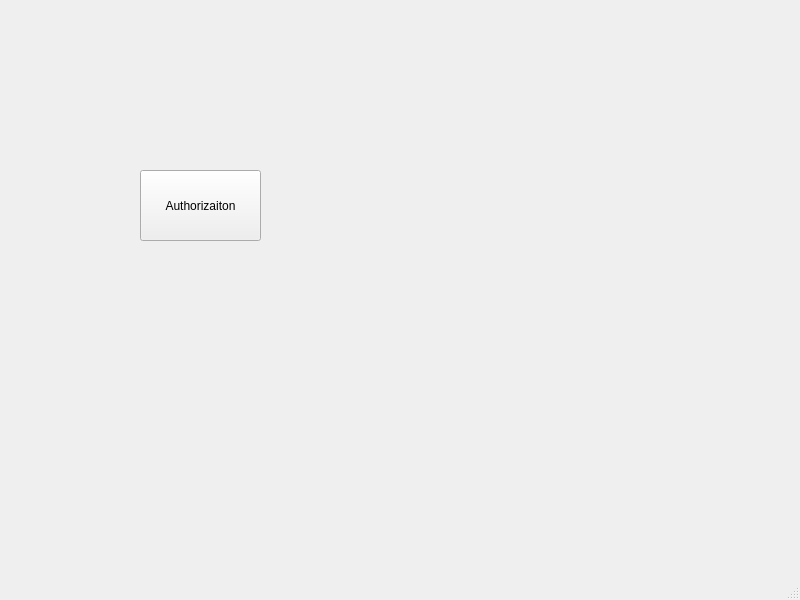
<?xml version="1.0" encoding="UTF-8"?>
<ui version="4.0">
 <class>MainWindow</class>
 <widget class="QMainWindow" name="MainWindow">
  <property name="geometry">
   <rect>
    <x>0</x>
    <y>0</y>
    <width>800</width>
    <height>600</height>
   </rect>
  </property>
  <property name="windowTitle">
   <string>MainWindow</string>
  </property>
  <widget class="QWidget" name="centralwidget">
   <widget class="QPushButton" name="pushButton">
    <property name="geometry">
     <rect>
      <x>140</x>
      <y>170</y>
      <width>121</width>
      <height>71</height>
     </rect>
    </property>
    <property name="text">
     <string>Authorizaiton</string>
    </property>
   </widget>
  </widget>
  <widget class="QMenuBar" name="menubar">
   <property name="geometry">
    <rect>
     <x>0</x>
     <y>0</y>
     <width>800</width>
     <height>21</height>
    </rect>
   </property>
  </widget>
  <widget class="QStatusBar" name="statusbar"/>
 </widget>
 <resources/>
 <connections/>
</ui>
